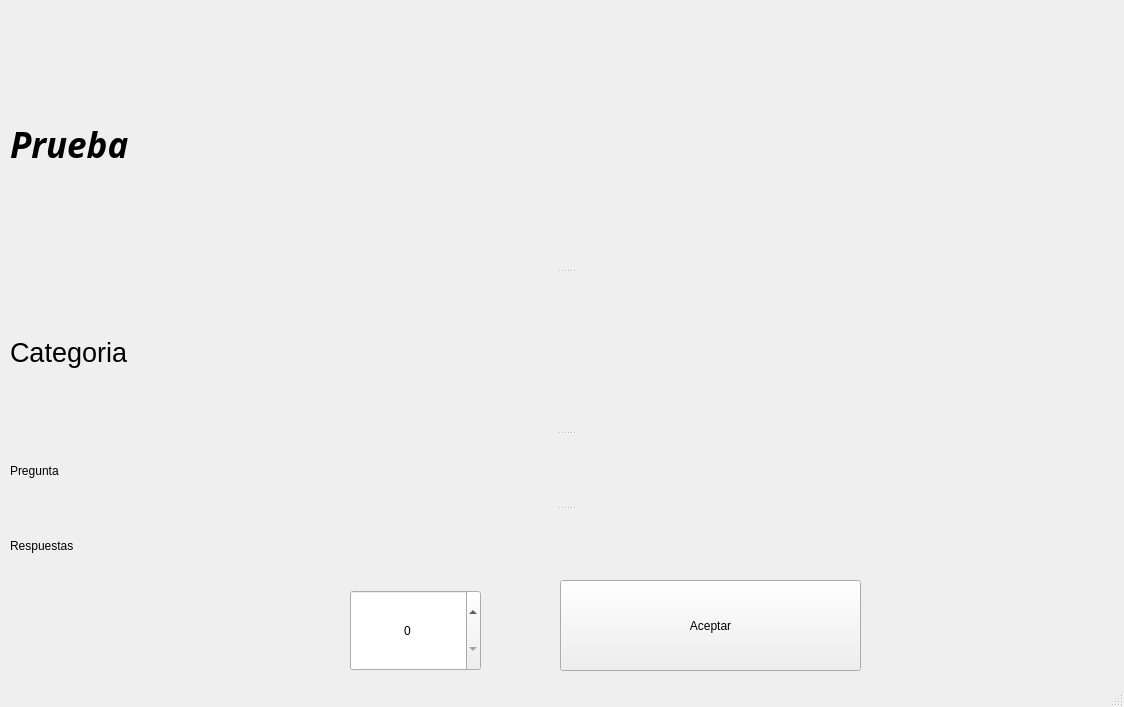
<?xml version="1.0" encoding="UTF-8"?>
<ui version="4.0">
 <class>MainWindow</class>
 <widget class="QMainWindow" name="MainWindow">
  <property name="geometry">
   <rect>
    <x>0</x>
    <y>0</y>
    <width>1124</width>
    <height>707</height>
   </rect>
  </property>
  <property name="windowTitle">
   <string>Trivia´s API quest</string>
  </property>
  <widget class="QWidget" name="centralwidget">
   <widget class="QSpinBox" name="spinBoxNumPreguntas">
    <property name="geometry">
     <rect>
      <x>350</x>
      <y>590</y>
      <width>131</width>
      <height>81</height>
     </rect>
    </property>
    <property name="alignment">
     <set>Qt::AlignCenter</set>
    </property>
    <property name="maximum">
     <number>51</number>
    </property>
   </widget>
   <widget class="QPushButton" name="bConfirmar">
    <property name="geometry">
     <rect>
      <x>560</x>
      <y>580</y>
      <width>301</width>
      <height>91</height>
     </rect>
    </property>
    <property name="text">
     <string>Aceptar</string>
    </property>
   </widget>
   <widget class="QSplitter" name="splitter">
    <property name="geometry">
     <rect>
      <x>10</x>
      <y>20</y>
      <width>1111</width>
      <height>561</height>
     </rect>
    </property>
    <property name="orientation">
     <enum>Qt::Vertical</enum>
    </property>
    <widget class="QLabel" name="eTitulo">
     <property name="font">
      <font>
       <family>Source Code Pro Black</family>
       <pointsize>26</pointsize>
       <weight>75</weight>
       <italic>true</italic>
       <bold>true</bold>
      </font>
     </property>
     <property name="text">
      <string>Prueba</string>
     </property>
    </widget>
    <widget class="QLabel" name="eSubTitulo">
     <property name="font">
      <font>
       <pointsize>20</pointsize>
      </font>
     </property>
     <property name="text">
      <string>Categoria</string>
     </property>
    </widget>
    <widget class="QLabel" name="ePregunta">
     <property name="text">
      <string>Pregunta</string>
     </property>
    </widget>
    <widget class="QLabel" name="eRespuestas">
     <property name="text">
      <string>Respuestas</string>
     </property>
    </widget>
   </widget>
  </widget>
  <widget class="QStatusBar" name="statusbar"/>
 </widget>
 <resources/>
 <connections/>
</ui>
